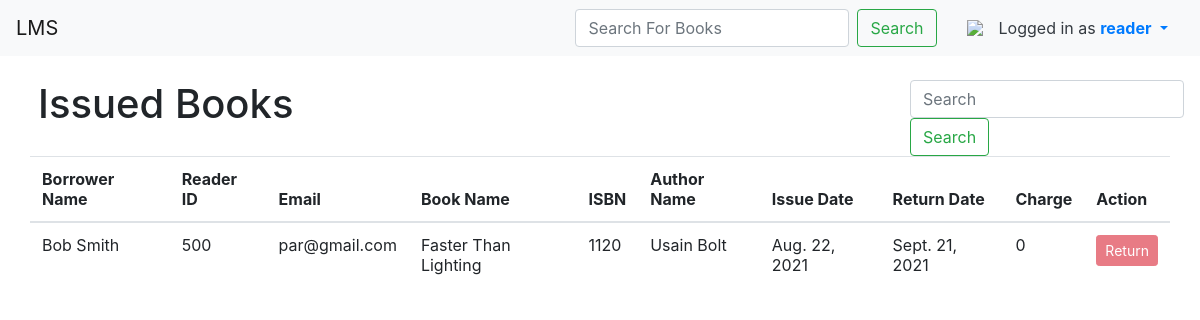
The page /admin-book-issue/ (signed in) on the database as committed earlier.
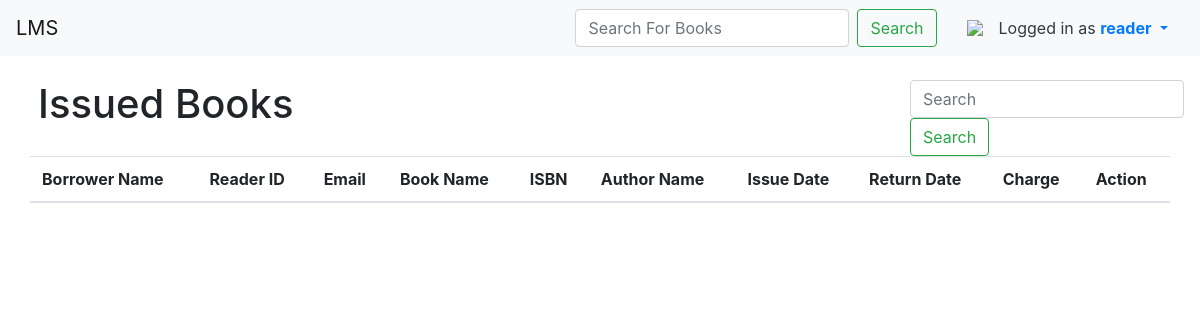
The same page on the database as committed later.
### library/models.py (models this page shows, shortened)
class BookIssue(models.Model):
    user = models.ForeignKey(User, on_delete=models.CASCADE)
    book = models.ForeignKey(Book, on_delete=models.CASCADE)
    issue_date = models.DateField(auto_now_add=True)
    return_date = models.DateField(default=0)
    quantity = models.IntegerField(default=0)
    charge_amount = models.IntegerField(default=0)
    slug = models.SlugField(max_length=250)

class Book(models.Model):
    category = models.ForeignKey(
        Category, on_delete=models.CASCADE, null=True, related_name="books"
    )
    book_name = models.CharField(max_length=50, unique=True)
    author_name = models.CharField(max_length=50)
    isbn = models.CharField(max_length=50, unique=True)
    description = models.TextField()
    cover = models.ImageField(upload_to="book_cover/")
    quantity = models.IntegerField(default=100000)
    issue_date = models.DateField(auto_now_add=True)
    return_date = models.DateField(default=0)
    charge_amount = models.IntegerField(default=0)
    slug = models.SlugField(max_length=250)

### users/models.py (models this page shows)
class User(AbstractUser):
    first_name = models.CharField(max_length=50)
    last_name = models.CharField(max_length=50)
    email = models.EmailField(max_length=250)
    id_number = models.CharField(max_length=50)

### library/views.py (the view)
# urls.py: path("admin-book-issue/", AdminBookIssueListView.as_view(), name="admin_book_issue"),
class AdminBookIssueListView(LoginRequiredMixin, ListView):
    model = BookIssue
    template_name = "admin/admin_book_issue.html"
    context_object_name = "admin_book_issue"
    def get_context_data(self, **kwargs):
        context = super().get_context_data(**kwargs)
        admin_book_issue = BookIssue.objects.all()
        context["admin_book_issue"] = admin_book_issue
        return context

### library/context_processors.py (called while the page is built)
def category_links(request):
    categories = Category.objects.all()
    return {"category_links": categories}

### library/templates/admin/admin_book_issue.html
{% extends 'base.html' %}
{% load crispy_forms_tags %}
{% load static %}
{% block content %}
    <div class="container-fluid mt-4">
        <div class="row justify-content-center mt-4">
            <div class="col-lg-12">
                <div class="row">
                    <div class="col-8">
                        <h1 class='ml-2'>Issued Books</h1>
                    </div>
                    <div class="col-4">
                         <form style='margin-left:100px;' class="form-inline my-lg-0" action="{% url 'book_issue_search_results' %}" method="get">
                            <input class="form-control mr-sm-2" name="q" type="search" placeholder="Search" aria-label="Search">
                            <button class="btn btn-outline-success my-0 my-sm-0" type="submit">Search</button>
                        </form>
                    </div>
                </div>
                <table class="table">
                    <thead>
                        <tr>
                            <th>Borrower Name</th>
                            <th>Reader ID</th>
                            <th>Email</th>
                            <th>Book Name</th>
                            <th>ISBN</th>
                            <th>Author Name</th>
                            <th>Issue Date</th>
                            <th>Return Date</th>
                            <th>Charge</th>
                            <th>Action</th>
                        </tr>
                    </thead>
                    <tbody>
                        {% for book in admin_book_issue %}
                            <tr>
                                <td>{{book.user.first_name}} {{book.user.last_name}}</td>
                                <td>{{book.user.id_number}}</td>
                                <td>{{book.user.email}}</td>
                                <td>{{book.book.book_name}}</td>
                                <td>{{book.book.isbn}}</td>
                                <td>{{book.book.author_name}}</td>
                                <td>{{book.issue_date}}</td>
                                <td>{{book.return_date}}</td>
                                <td>{{book.book.charge_amount}}</td>
                                <td>
                                    <a href="{% url 'book_return' book.slug %}" class='btn btn-sm btn-danger disabled'>Return</a>
                                </td>
                            </tr>
                        {% endfor %}
                    </tbody>
                </table>
            </div>
        </div>
    </div>
{% endblock content %}

Rows that differ between the two databases and show on the page:
removed BookIssue: user.first_name "Bob", user.last_name "Smith", user.id_number "500", user.email "par@gmail.com", book.book_name "Faster Than Lighting", book.isbn "1120", book.author_name "Usain Bolt", issue_date "Aug. 22, 2021", return_date "Sept. 21, 2021", book.charge_amount "0"
